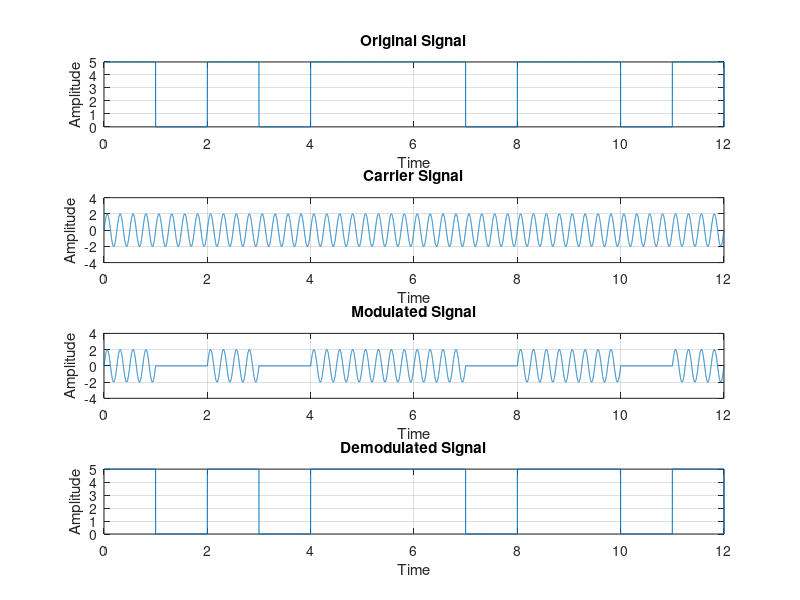

This chart was generated by the following MATLAB code:
clc;
close all;
clear all;

bits = [1 0 1 0 1 1 1 0 1 1 0 1];
n = 1000;
T = length(bits);
t = 0:1/n:T;

original_signal = zeros(1, length(t));

for i=1:length(bits)
    if(bits(i) == 1)
        original_signal((i-1)*n+1:i*n) = 5;
    else
        original_signal((i-1)*n+1:i*n) = 0;
    end
end
subplot(4, 1, 1);
plot(t, original_signal);
title('Original Signal')
grid on
ylim([0, 5]);
xlabel('Time');
ylabel('Amplitude');

amplitude = 2;
f = 4;
carrier_signal = zeros(1, length(t));
carrier_signal = amplitude*sin(2*pi*f*t);
subplot(4, 1, 2);
plot(t, carrier_signal);
title('Carrier Signal')
grid on
ylim([-amplitude-2, amplitude+2]);
xlabel('Time');
ylabel('Amplitude');

modulated_signal = zeros(1, length(t));
for i=1:length(bits)
   if(bits(i) == 1)
       modulated_signal((i-1)*n+1:i*n) = carrier_signal((i-1)*n+1:i*n);
   else
       modulated_signal((i-1)*n+1:i*n) = 0;
   end
end

subplot(4, 1, 3);
plot(t, modulated_signal);
title('Modulated Signal')
grid on
ylim([-amplitude-2, amplitude+2]);
xlabel('Time');
ylabel('Amplitude');

%demodulation
index = 0;
for i=1:length(t)
    if(t(i) > index)
        index = index+1;
        if(modulated_signal((index-1)*n+1:index*n) == 0)
            demodulated(index) = 0;
        else
            demodulated(index) = 1;
        end
    end 
end

disp(demodulated);

demodulated_signal = zeros(1, length(t));
for i=1:length(demodulated)
    if(demodulated(i) == 1)
        demodulated_signal((i-1)*n+1:i*n) = 5;
    else
        demodulated_signal((i-1)*n+1:i*n) = 0;
    end
end
subplot(4, 1, 4);
plot(t, demodulated_signal);
title('Demodulated Signal');
grid on
ylim([0, 5]);
xlabel('Time');
ylabel('Amplitude');

